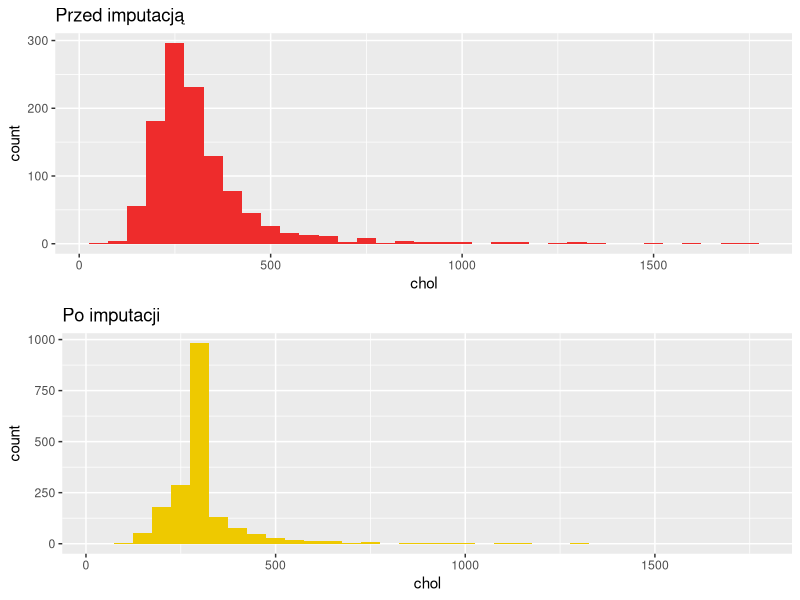

Write R code to recreate this figure. (Note: this script raises an error after producing the figure.)
install.packages("survival")
library(survival)
library(dplyr)
library(ggplot2)
library(corrplot)
library(gridExtra)

#pbcseq
#https://cran.r-project.org/web/packages/survival/survival.pdf

data(pbc)

#Liczba "1" w zmiennej status wynosi 147. Należy uznać te obserwacje jako cenzurowane. 
table(pbcseq$status)

dane <- pbcseq
summary(dane)
#Zmienna "chol" zawiera najwięcej braków danych (821). 
#Dla tej zmiennej zostanie przeprowadzona imputacja metodą imputacja średnią.
#Pozostałe zmienne zawierają między 60-80 braków danych. Obserwacje te zostaną usunięte. 

dane$chol[is.na(dane$chol)] <- mean(dane$chol, na.rm = TRUE)
dane <- na.omit(dane)
table(dane$status)

pbcChol <- ggplot(pbcseq, aes(x=chol)) + geom_histogram(binwidth = 50, fill="firebrick2") + labs(title = "Przed imputacją")
impChol <- ggplot(dane, aes(x=chol)) + geom_histogram(binwidth = 50, fill="gold2") + labs(title = "Po imputacji")
grid.arrange(pbcChol, impChol)

str(dane)
#1 = male, 0 - female
levels(dane$sex) <- c(1,0)
dane$status <- as.factor(dane$status)
dane$trt <- as.factor(dane$trt)
dane$ascites <- as.factor(dane$ascites)
dane$spiders <- as.factor(dane$spiders)
dane$hepato <- as.factor(dane$hepato)
dane$stage <- as.factor(dane$stage)
dane$edema <- as.factor(dane$edema)
str(dane)
summary(dane)


dane$cens <- ifelse(dane$status=="0" | dane$status=="1",0,1)
dane$cens <- as.factor(dane$cens)

dane %>%
  group_by(sex) %>%
  summarise(N = n(), Mean = mean(age), Min = min(age), Max = max(age), Sd = sd(age))

dane %>%
  group_by(sex) %>%
  summarise(N = n(), Mean = mean(albumin), Min = min(albumin), Max = max(albumin), Sd = sd(trig))

dane %>%
  group_by(sex) %>%
  summarise(N = n(), Mean = mean(chol, na.rm = T), Min = min(chol, na.rm = T), Max = max(chol, na.rm = T), Sd = sd(chol, na.rm = T))

dane %>%
  group_by(sex) %>%
  summarise(N = n(), Mean = mean(alk.phos), Min = min(alk.phos), Max = max(alk.phos), Sd = sd(alk.phos))

dane %>%
  group_by(sex) %>%
  summarise(N = n(), Mean = mean(protime), Min = min(protime), Max = max(protime), Sd = sd(protime))

dane %>%
  group_by(stage) %>%
  summarise(N = n(), Mean = mean(chol), Min = min(chol), Max = max(chol), Sd = sd(chol))

ggplot(dane, aes(x=stage, fill=stage)) + geom_bar()
ggplot(dane, aes(x=sex, fill=sex)) + geom_bar()
ggplot(dane, aes(x=stage, y = age, fill=stage)) + geom_boxplot()
ggplot(dane, aes(x=stage, y=bili, fill=stage)) + geom_boxplot()
ggplot(dane, aes(x=sex, y=chol, fill=sex)) + geom_boxplot()

ggplot(dane, aes(x=age)) + geom_histogram(binwidth = 5, aes(fill=sex)) + facet_grid(dane$sex)

ggplot(dane, aes(x=chol, y=albumin, color=sex)) + geom_point()
ggplot(dane, aes(x=bili, y=ast, color=sex)) + geom_point()
ggplot(dane, aes(x=alk.phos, y=chol, color=edema)) + geom_point(alpha=0.4)
ggplot(dane, aes(x=bili, y=ast, color=hepato)) + geom_point()
ggplot(dane, aes(x=age, y=chol, color=sex)) + geom_point() + geom_smooth()



doKor <- dane[,c(5, 12,13,14,15,16,17,18)]
corMat <- cor(doKor)
corMat
corrplot(corMat,method="number", tl.col = 'black')

Surv(dane$day,dane$cens)
km <- survfit(Surv(day, cens) ~ 1, conf.type="log", data=dane)
SumKM <- summary(km)
SumKM
PlotKM <- plot(km)

#github test
ggplot(dane, aes(x=sex, y=albumin, fill=sex)) + geom_boxplot()
mean(dane$age)

#github test - Tomek
print('Czesc :-)')
